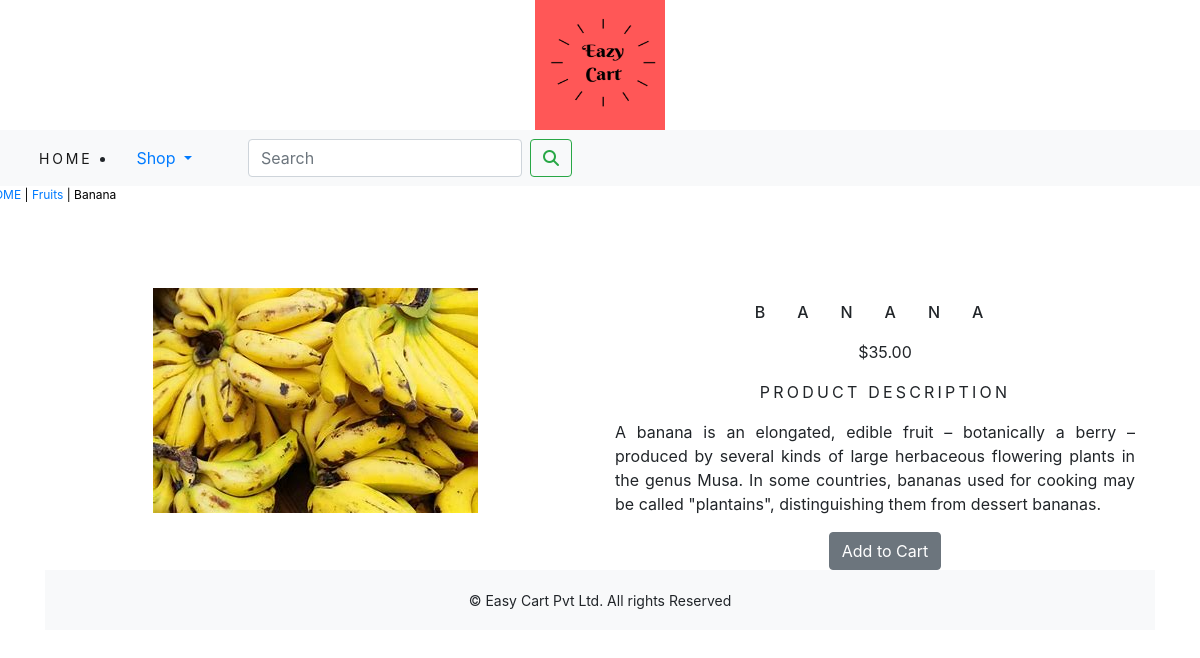
/shop/fruits/banana/, run on the app's committed database.
### shop/models.py (models this page shows, shortened)
class Product(models.Model):
    name = models.CharField(max_length=250, unique=True)
    slug = models.SlugField(max_length=250, unique=True)
    description = models.TextField(blank=True)
    price = models.DecimalField(max_digits=10, decimal_places=2)
    category = models.ForeignKey(Category, on_delete=models.CASCADE)
    image = models.ImageField(upload_to='product', blank=True)
    stock = models.IntegerField()
    available = models.BooleanField(default=True)
    created = models.DateTimeField(auto_now_add=True)
    updated = models.DateTimeField(auto_now_add=True)
    class Meta:
        ordering = ('name',)
        verbose_name = 'product'
        verbose_name_plural = 'products'

class Category(models.Model):
    name = models.CharField(max_length=250, unique=True)
    slug = models.SlugField(max_length=250, unique=True)
    description = models.TextField(blank=True)
    image = models.ImageField(upload_to='category', blank=True)
    class Meta:
        ordering = ('name',)
        verbose_name = 'category'
        verbose_name_plural = 'categories'
    def get_url(self):
        return reverse('shop:products_by_category', args=[self.slug])
    def __str__(self):
        return '{}'.format(self.name)

### shop/views.py (the view)
# urls.py: path('<slug:c_slug>/<slug:product_slug>/', views.prodDetail, name='prodCatDetail'),
def prodDetail(request, c_slug, product_slug):
    try:
        product = Product.objects.get(category__slug=c_slug, slug=product_slug)
    except Exception as e:
        raise e
    return render(request, 'product.html', {'product': product})

### cart/context_processors.py (called while the page is built)
def counter(request):
    item_count = 0
    if 'admin' in request.path:
        return {}
    else:
        try:
            cart = Cart.objects.filter(cart_id=_cart_id(request))
            cart_items = CartItem.objects.all().filter(cart=cart[:1])
            for cart_item in cart_items:
                item_count += cart_item.quantity
        except Cart.DoesNotExist:
            item_count = 0
    return dict(item_count=item_count)

### cart/views.py (called while the page is built)
def _cart_id(request):
    cart = request.session.session_key
    if not cart:
        cart = request.session.create()
    return cart

### shop/context_processors.py (called while the page is built)
def menu_links(request):
    links = Category.objects.all()
    return dict(links=links)

### templates/product.html (shortened to what this page needs)
{% extends 'base.html' %}
{% load static %}
{% block content %}
<div class="row my_product_row_class">
    <div class="mx_auto">
        <p><a href="{% url 'shop:allProdCat' %}">HOME</a> | <a href="{{product.category.get_url}}">{{product.category}}</a> | {{product.name}}</p>
    </div>
</div>
<br>
<div class="container">
    <br>
    <div class="row">
        <div class="col-12 col-sm-12 col-md-12 col-lg-6 text-center">
            <div style="min-width:18rem">
                <img src=" {{product.image.url}}" alt="{{product.name}}">
            </div>
        </div>
            <div class="col-12 col-sm-12 col-md-12 col-lg-6 text-center">
                <div>
                    <h1 class="my_product_title">{{product.name}}</h1>
                    <p>${{product.price}}</p>
                    <p class="my_title">Product Description</p>
                    <p class="text-justify my_product_text">{{product.description}}</p>
                    {% if product.stock <= 0 %}
                        <p class="text-justify my_product_text"><b>Out of Stock</b></p>
                    {% else %}
                        <a class="btn btn-secondary" href="{% url 'cart:add_cart' product.id %}">Add to Cart</a>
                    {% endif %}
                </div>
            </div>
    </div>
</div>
{% endblock%}

### static/css/custom.css (style rules this page uses)
.my_title { font-size:16px; text-transform:uppercase; letter-spacing :.2em; }
.my_product_row_class { padding-top;15px; padding-bottom:20px; }
.my_product_row_class .mx_auto { color : #000; font-size:12px; text-decoration :non; }
.my_product_title { font-size:16px; text-transform:uppercase; letter-spacing:2em; padding-top:15px; padding-bottom:10px; }
.my_product_text { padding-right:20px; }

### data on the page
Product: category "Fruits", name "Banana", image (picture), name "BANANA", price "35.00", description "A banana is an elongated, edible fruit – botanically a berry – produced by several kinds of large herbaceous flowering plants in the genus Musa. In some countries, bananas used for cooking may be called \"plantains\", distinguishing them from dessert bananas."
